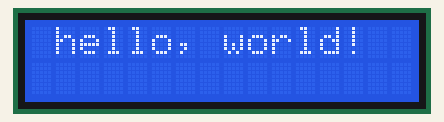
Recording of a sketch running on a simulated Arduino Uno, built with avr-gcc and run on an emulated ATmega328P. Shown: 16×2 character LCD.

Above: at 0.1 s.
At 3.1 s:
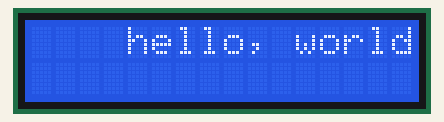
At 7.1 s:
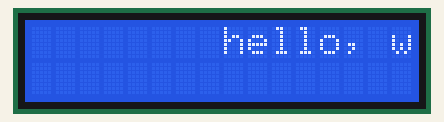
At 14.1 s:
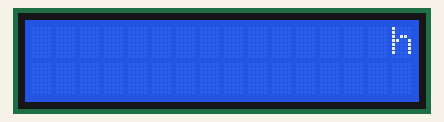
At 28.1 s:
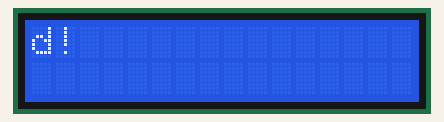
At 38.1 s:
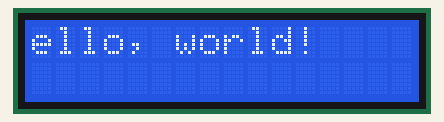

The sketch:

scrolling_text_right.ino
```cpp
#include <LiquidCrystal.h>

LiquidCrystal lcd(12, 11, 5, 4, 3, 2);

void setup() {
  lcd.begin(16, 2);
  lcd.print("hello, world!");
}

void loop() {
  lcd.scrollDisplayRight();
  delay(1000);
}
```

Measured:
- what the display in image 1 shows lasts 1.0 s, from 3.1 s to 4.1 s
